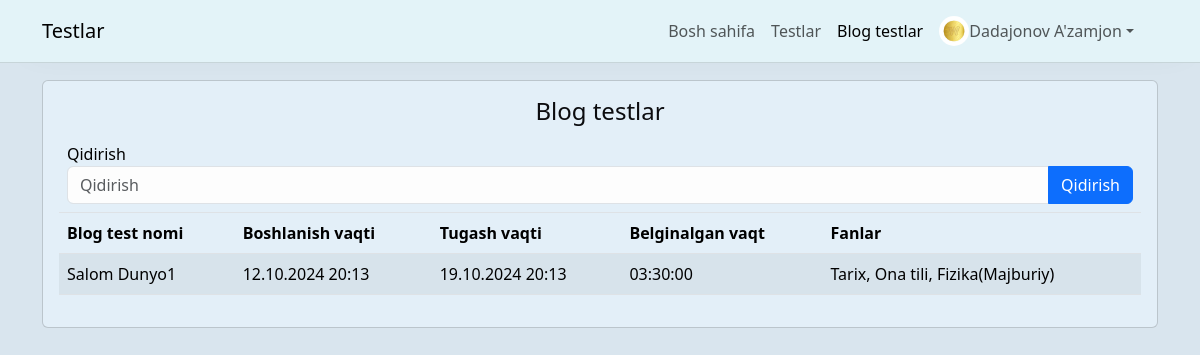
Page /blog-tests/ (signed in) on the earlier database version.
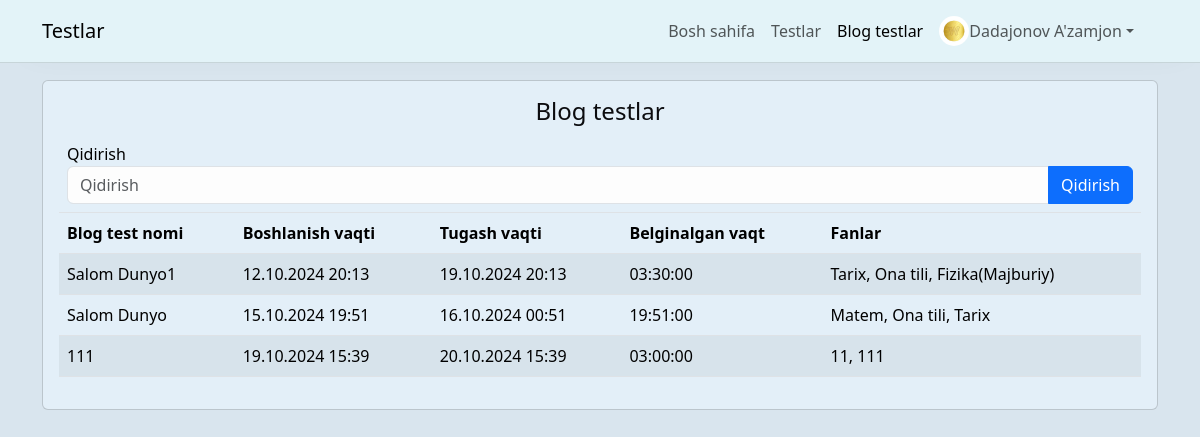
Same page on the later database version.
### users/models.py (models this page shows, shortened)
class User(AbstractUser):
    ball = models.FloatField(default=0)
    image = models.ImageField(upload_to='images/', blank=True, null=True)
    full_name = models.CharField(max_length=100)
    date_brith = models.DateField(null=True, blank=True)
    jins = models.CharField(max_length=10, choices=(('Erkak', 'Erkak'), ('Ayol', 'Ayol')))
    class Meta:
        verbose_name = 'Foydalanuvchi'
        verbose_name_plural = 'Foydalanuvchilar'

### quizes/models.py (models this page shows, shortened)
class DTM(models.Model):
    quizs = models.ManyToManyField(Quiz, related_name='dtms')
    group = models.ForeignKey(Group, on_delete=models.CASCADE, related_name='dtms', null=True, blank=True)
    created_at = models.DateTimeField(auto_now_add=True)
    title = models.CharField(max_length=200)
    start_date = models.DateTimeField()
    end_date = models.DateTimeField(null=True, blank=True)
    countinuis_time = models.TimeField()

class Quiz(models.Model):
    title = models.CharField(max_length=200)
    description = models.TextField()
    created_at = models.DateTimeField(auto_now_add=True)
    countinuis_time = models.TimeField()
    is_public = models.BooleanField(default=False)
    scince = models.TextField(max_length=200)
    docx_file = models.FileField(upload_to='quizes/docx_files', null=True, blank=True)

### quizes/blog_tests.py (the view)
# urls.py: path('', views.get_all_blog_tests,),
def get_all_blog_tests(request: HttpRequest):
    search = request.GET.get('q', '')
    if request.user.is_anonymous:
        return HttpResponseRedirect('/login/')
    group = request.user.guruhlar.all()[0]
    blog_tests = DTM.objects.filter(Q(title__icontains=search),group=group)
    blog_tests1 = DTM.objects.filter(Q(title__icontains=search),group=None)
    blog_tests = blog_tests | blog_tests1
    paginator = Paginator(blog_tests, 10)
    page_number = request.GET.get('page', 1)
    if not str(page_number).isdigit():
        page_number = 1
    if int(page_number) > paginator.num_pages:
        page_number = paginator.num_pages
    page_obj = paginator.get_page(page_number)
    return render(request, 'blog_tests/all.html', {'blog_tests': blog_tests, 'page_obj': page_obj, "object":paginator, 'search': search})

### templates/blog_tests/all.html (shortened to what this page needs)
{% extends "base.html" %}
{% block content %}
<div class="card p-3">
    <h4 class="text-center mb-2">
        Blog testlar
    </h4>
    <div class="table-responsive">
        <table class="table table-striped table-hover">
            <thead>
                <tr>
                    <td colspan="5">
                        <form method="get" id="form-filter">
                            <label for="search">Qidirish</label>
                            <div class="input-group">
                                <input type="text" value="{{search}}" name="q" id="search" class="form-control" placeholder="Qidirish">
                                <button class="btn btn-primary input-group-text">Qidirish</button>
                            </div>
                        </form>
                    </td>
                </tr>
                <tr>
                    <th>Blog test nomi</th>
                    <th>Boshlanish vaqti</th>
                    <th>Tugash vaqti</th>
                    <th>Belginalgan vaqt</th>
                    <th>Fanlar</th>
                </tr>
            </thead>
            <tbody>
                {% for blog_test in page_obj %}
                <tr style="cursor: pointer;" onclick="location.href='/blog-tests/{{ blog_test.id }}/'">
                    <td>{{ blog_test.title }}</td>
                    <td>{{ blog_test.start_date|date:"d.m.Y H:i" }}</td>
                    <td>{{ blog_test.end_date|date:"d.m.Y H:i" }}</td>
                    <td>{{ blog_test.countinuis_time|date:"H:i:s" }}</td>
                    <td>
                        {% for quiz in blog_test.quizs.all %}
                            {{quiz.title}}{% if not forloop.last %},{% endif %}
                        {% endfor %}
                    </td>
                </tr>
                {% endfor %}
            </tbody>
        </table>
    </div>
</div>
{% endblock content %}

### templates/base.html (shortened to what this page needs)
<!DOCTYPE html>
<html lang="en">
<head>
    <link rel="stylesheet" href="https://cdnjs.cloudflare.com/ajax/libs/jquery-toast-plugin/1.3.2/jquery.toast.css" />
    <link href="https://cdn.jsdelivr.net/npm/bootstrap@5.3.3/dist/css/bootstrap.min.css" rel="stylesheet"
>
    <link rel="stylesheet" href="/static/themify-icons/themify-icons.css">
</head>
<body>
    <div class="container">
        <nav class="navbar navbar-expand-lg bg-body-tertiary fixed-top">
            <div class="container">
                <a class="navbar-brand" href="#">Testlar</a>
                {% if user.is_authenticated %}
                <div class="offcanvas offcanvas-end" tabindex="-1" id="offcanvasNavbar"
                    aria-labelledby="offcanvasNavbarLabel">
                    <div class="offcanvas-body">
                        <ul class="navbar-nav justify-content-end flex-grow-1 pe-3 align-items-center">
                            <li class="nav-item">
                                <a class="nav-link active" aria-current="page" href="/" id="home_link">Bosh sahifa</a>
                            </li>
                            <li class="nav-item">
                                <a class="nav-link" href="/tests/"  id="tests_link">Testlar</a>
                            </li>
                            <li class="nav-item">
                                <a class="nav-link" href="/blog-tests/"  id="blog_tests_link">Blog testlar</a>
                            </li>
                            <li class="nav-item dropdown">
                                <a class="nav-link dropdown-toggle d-flex align-items-center" href="#" role="button" data-bs-toggle="dropdown"
                                    aria-expanded="false">
                                    <img src="{% if user.image %}{{user.image.url}}{% else %}https://banner2.cleanpng.com/20180816/syp/78f04442f328b673e733de33b6c8a781.webp{% endif %}" class="rounded-circle" width="30" height="30" alt="sss"> {{user.full_name}}
                                </a>
                            </li>
                        </ul>
                    </div>
                </div>
                {% else %}
                <div class="navbar-text">
                    <a href="/login/" class="btn btn-outline-success me-2 rounded-pill">Kirish</a>
                    <a href="/register/" class="btn btn-outline-primary me-2 rounded-pill">Ro'yxatdan o'tish</a>
                </div>
                {% endif %}
            </div>
        </nav>
        <div style="margin-top: 80px;">
            {% block content %}
            {% endblock content %}
        </div>
    </div>
</body>
</html>

Differences in the rows shown:
added DTM: title "Salom Dunyo", start_date "15.10.2024 19:51", end_date "16.10.2024 00:51", countinuis_time "19:51:00"
added Quiz: title "Matem", shown under "Salom Dunyo"
added Quiz: title "Ona tili", shown under "Salom Dunyo"
added Quiz: title "Tarix", shown under "Salom Dunyo"
added DTM: title "111", start_date "19.10.2024 15:39", end_date "20.10.2024 15:39", countinuis_time "03:00:00"
added Quiz: title "11", shown under "111"
added Quiz: title "111"
